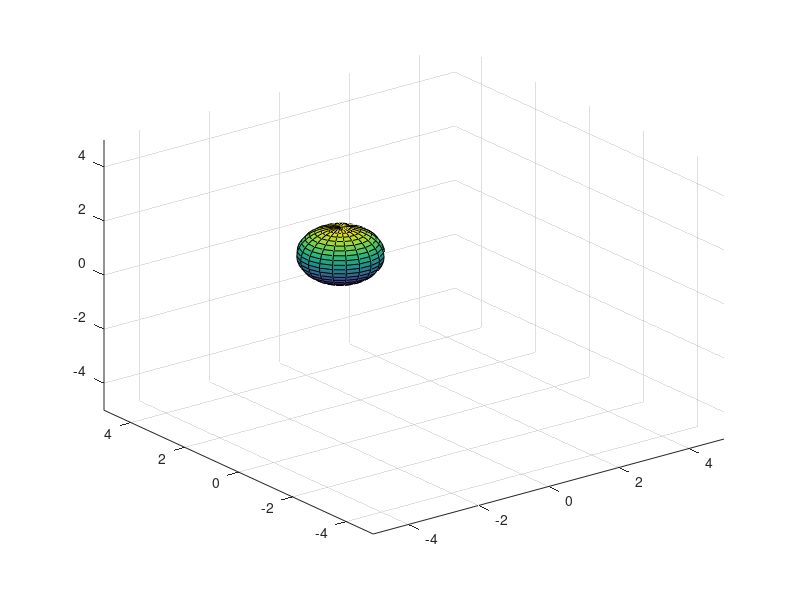

Here is the MATLAB script that generated this plot:
% Welcome ! In this tutorial we will create a simple animation using MATLAB. We will be using some MATLAB build-in function to make easier the task of rotating and translating an object. For this first tutorial we will just create a sphere, and a looking-like satellite object. The cube will be in translational motion with respect to the sphere. This tutorial assumes that you can already create a script file in MATLAB and that you are little bit familiar with the language.

% The satellite like object is composed of a cylinder and two sphere at the two ends of the cylinder and also two rectangular surfaces representing the solar panels. Here is the code to create the different objects.

[x,y,z] = sphere;   % create the sphere and store its coordinates.

% Now let's draw our earth.

% Earth

h = surf(x,y,z);

% We now set the axis and background color of the MATLAB figure

axis([-5, 5, -5, 5, -5, 5]);
set(gca, "color", "r")

% To animate an object we can create an hgtransform and link the object we want to move to that hgtransform. The hgtransform can also be used to move multiple objects by the same amount. We just need to make the ghtransform the parent of the objects we want move. We can create multiple hgtranform. The fact that we can link several objects to one hgtransform and move them by the same amount is very convenient in the case where an object is composed of several other object. This is the case of our satellite here.

tform = hgtransform("parent", gca);                  % to move the earth
set(h, "parent", tform);

% Now that we have finish drawing all the objects and attach them to the corresponding hgtransform we need to generate translational and rotational data for the satellite and the earth. We will not make the satellite rotate on itself for this time. In the future I will introduce how to combine translation and rotation for a given body.

%Trajectory generation for satellite.

t = 0:0.1:20*pi;
X = 4*cos(t/1.6);
Y = 4*sin(t/1.6);

beta = pi/15;  %for rotation of the earth.

% Now lets get into the loop that do the animation

for i=1:length(X)

% Earth
RxTx = [cos(i*beta), -sin(i*beta), 0, 0.7*X(i); sin(i*beta), cos(i*beta), 0, 0.7*Y(i); 0, 0, 1, 0; 0, 0, 0,1];  % rotation matrix along x-axis
set(tform,"Matrix",RxTx);
drawnow;
% Translation for satellite. Trans represent the translation.
% Trans = [1, 0, 0, 0.7*X(i);
% 0, 1, 0, 0.7*Y(i);
% 0, 0, 1, 0.0000
% 0, 0, 0, 1.0000 ];
% set(tform,"Matrix",Trans);
% drawnow;

pause(0.1);

end